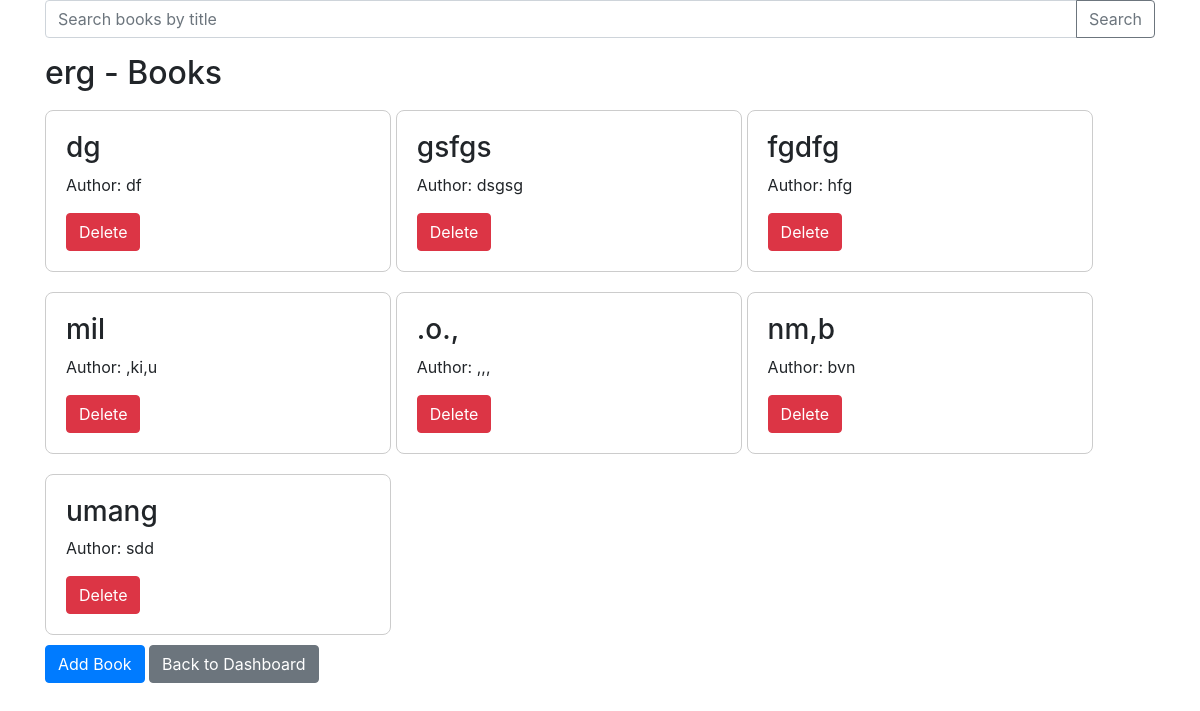
The page /sections/1/books (signed in) on the database its author committed.
### app.py (models this page shows)
class Section(db.Model):
    id = db.Column(db.Integer, primary_key=True)
    title = db.Column(db.String(100), nullable=False)
    date_created = db.Column(db.DateTime, default=datetime.utcnow, nullable=False)
    description = db.Column(db.String(500), nullable=True)
    user_id = db.Column(db.Integer, db.ForeignKey('user.id'))
    books = db.relationship('Book', back_populates='section')

class Book(db.Model):
    id = db.Column(db.Integer, primary_key=True)
    title = db.Column(db.String(150), nullable=False)
    author = db.Column(db.String(100), nullable=False)
    section_id = db.Column(db.Integer, db.ForeignKey('section.id'), nullable=False)
    section = db.relationship('Section', back_populates='books')

### app.py (the view)
@app.route('/sections/<int:section_id>/books', methods=['GET', 'POST'])
def view_books(section_id):
    if 'librarian_id' not in session:
        return redirect(url_for('librarian_login'))
    section = Section.query.get_or_404(section_id)
    query = request.args.get('query')  # or request.form.get('query') for POST
    if query:
        books = Book.query.filter(Book.section_id == section_id, Book.title.contains(query)).all()
    else:
        books = Book.query.filter_by(section_id=section_id).all()
    return render_template('section_books.html', section=section, books=books)

### templates/section_books.html (shortened to what this page needs)
<!DOCTYPE html>
<html lang="en">
<head>
    <link rel="stylesheet" href="https://stackpath.bootstrapcdn.com/bootstrap/4.3.1/css/bootstrap.min.css">
</head>
<body>
<div class="container">
<form action="{{ url_for('view_books', section_id=section.id) }}" method="GET">
    <div class="input-group mb-3">
        <input type="text" class="form-control" placeholder="Search books by title" name="query">
        <div class="input-group-append">
            <button class="btn btn-outline-secondary" type="submit">Search</button>
        </div>
    </div>
</form>
    <h2>{{ section.title }} - Books</h2>
    <div>
        {% for book in books %}
            <div class="book-card">
                <h3>{{ book.title }}</h3>
                <p>Author: {{ book.author }}</p>
                <form action="{{ url_for('delete_book', book_id=book.id) }}" method="post">
                    <button type="submit" class="btn btn-danger">Delete</button>
                </form>
            </div>
        {% else %}
            <p>No books in this section yet.</p>
        {% endfor %}
    </div>
    <a href="{{ url_for('add_book', section_id=section.id) }}" class="btn btn-primary">Add Book</a>
    <a href="{{ url_for('librarian_dashboard') }}" class="btn btn-secondary">Back to Dashboard</a>
</div>
</body>
</html>

### templates/section_books.html (style rules this page uses)
.book-card { border: 1px solid #ccc; border-radius: 8px; padding: 20px; margin: 10px 0; display: inline-block; width: calc(33% - 20px); }

### rows shown on the page
Section: title "erg"
Book: title "dg", author "df"
Book: title "gsfgs", author "dsgsg"
Book: title "fgdfg", author "hfg"
Book: title "mil", author ",ki,u"
Book: title ".o.,", author ",,,"
Book: title "nm,b", author "bvn"
Book: title "umang", author "sdd"
